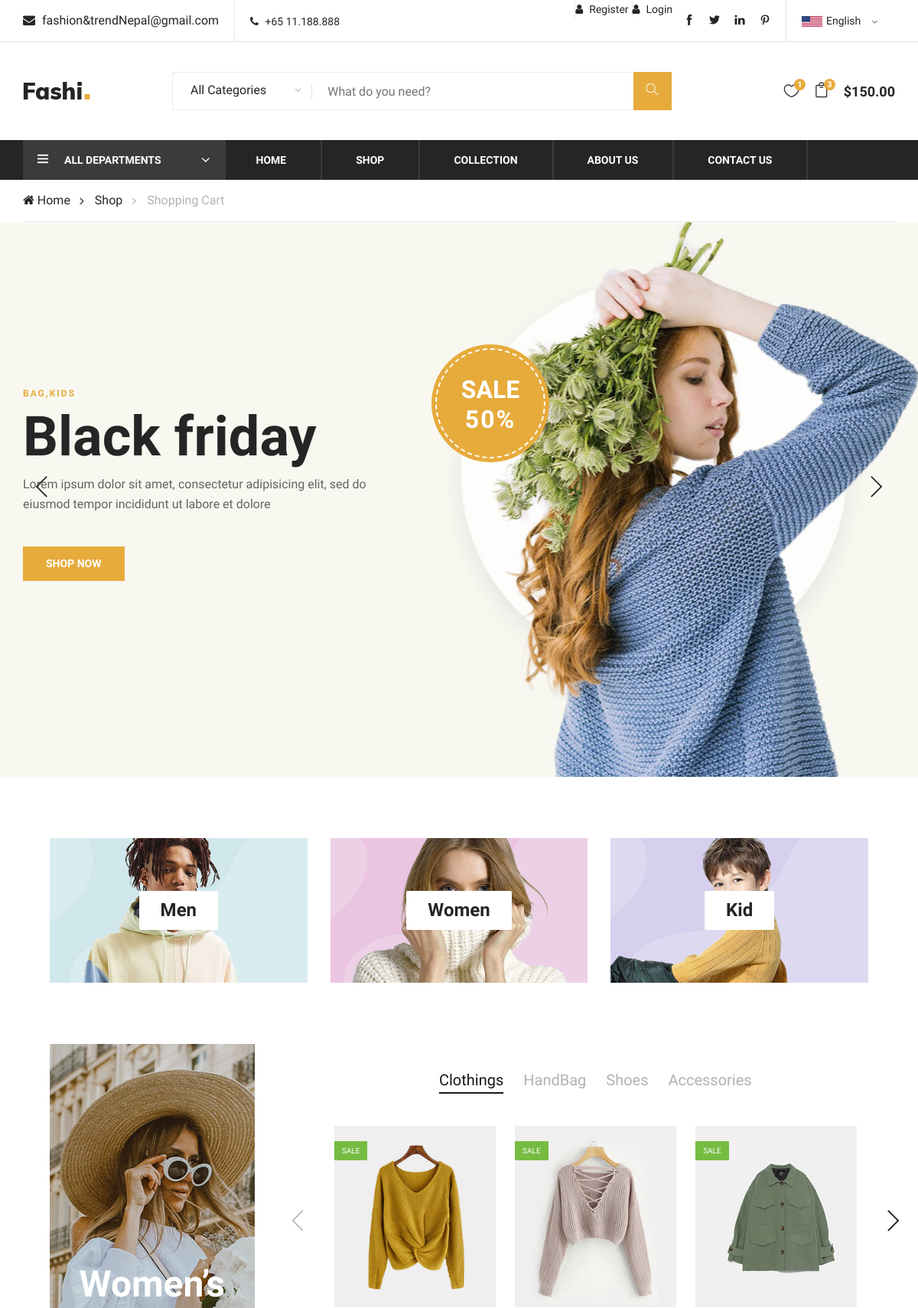
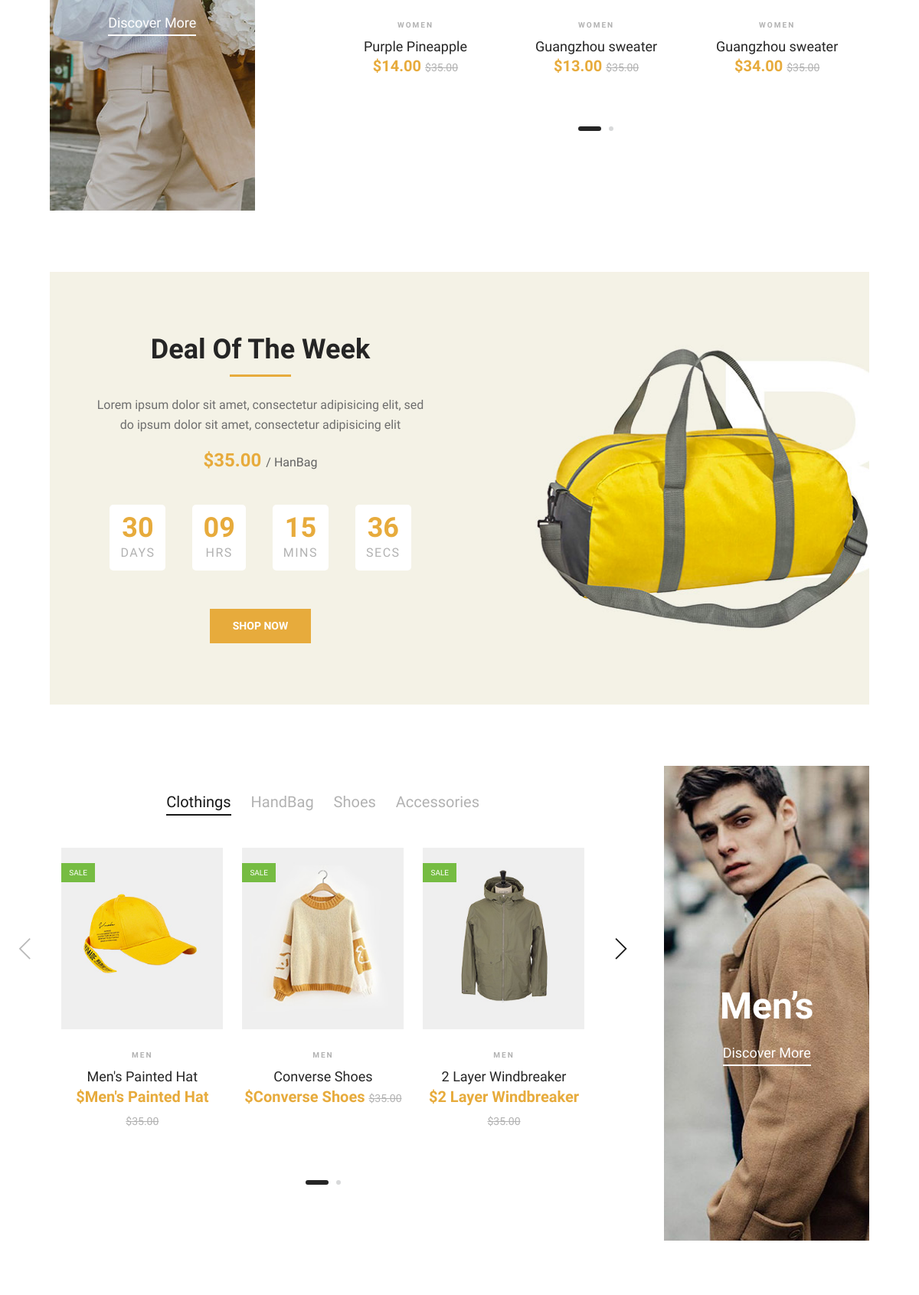
The page / (upper part) on the database its author committed (2 pictures, top to bottom).
### my_project/models.py (models this page shows)
class Category(models.Model):
    name = models.CharField(max_length=200)
    img_path = models.FilePathField(path='./static/img/')
    added_date = models.DateTimeField(auto_now_add=True)
    updated_at = models.DateTimeField(auto_now_add=True)
    def __str__(self):
        return self.name
    class Meta:
        verbose_name_plural = "Categories"

class Product(models.Model):
    name = models.CharField(max_length=200)
    price = models.DecimalField(max_digits=7, decimal_places=2)
    img_path = models.FilePathField(path='./static/img/products/')
    description = models.CharField(max_length=500, default="No description")
    category = models.ForeignKey(Category, on_delete=models.CASCADE)
    added_date = models.DateTimeField(auto_now_add=True)
    updated_at = models.DateTimeField(auto_now_add=True)

### my_project/views.py (the view)
# urls.py: 2. Add a URL to urlpatterns:  path('', views.home, name='home')
def home(request):
    categories = Category.objects.all()
    items = Product.objects.all()
    context = {
        'categories': categories,
        'items': items,
    }
    return render(request, 'index.html', context)

### my_project/templates/index.html (shortened to what this page needs)
{% extends 'base.html' %}  {% load static %} {% block content %}
<section class="hero-section">
  <div class="hero-items owl-carousel">
    <div
      class="single-hero-items set-bg"
      data-setbg="{% static 'img/hero-1.jpg'%}"
    >
      <div class="container">
        <div class="row">
          <div class="col-lg-5">
            <span>Bag,kids</span>
            <h1>Black friday</h1>
            <p>
              Lorem ipsum dolor sit amet, consectetur adipisicing elit, sed do
              eiusmod tempor incididunt ut labore et dolore
            </p>
            <a href="#" class="primary-btn">Shop Now</a>
          </div>
        </div>
        <div class="off-card">
          <h2>Sale <span>50%</span></h2>
        </div>
      </div>
    </div>
  </div>
</section>
<div class="banner-section spad">
  <div class="container-fluid">
    <div class="row">
      {% for category in categories %}
      <div class="col-lg-4">
        <div class="single-banner">
          <a href="{% url 'product/category' cid=category.id %}">
            <div class="inner-text">
              <h4>{{ category.name }}</h4>
            </div>
          </a>
        </div>
      </div>
      {% endfor %}
    </div>
  </div>
</div>
<section class="women-banner spad">
  <div class="container-fluid">
    <div class="row">
      <div class="col-lg-3">
        <div
          class="product-large set-bg"
          data-setbg="{% static 'img/products/women-large.jpg' %}"
        >
          <h2>Women’s</h2>
          <a href="#">Discover More</a>
        </div>
      </div>
      <div class="col-lg-8 offset-lg-1">
        <div class="filter-control">
          <ul>
            <li class="active">Clothings</li>
            <li>HandBag</li>
            <li>Shoes</li>
            <li>Accessories</li>
          </ul>
        </div>
        <div class="product-slider owl-carousel">
          {% for item in items %} {% if item.category_id == 2 %}
          <div class="product-item">
            <div class="pi-pic">
              <img src="{{ item.img_path }}" alt="{{ item.name }}" />
              <div class="sale">Sale</div>
            </div>
            <div class="pi-text">
              <div class="catagory-name">{{ item.category }}</div>
              <a href="#">
                <h5>{{ item.name }}</h5>
              </a>
              <div class="product-price">
                ${{ item.price }}
                <span>$35.00</span>
              </div>
            </div>
          </div>
          {% endif %} {% endfor %}
        </div>
      </div>
    </div>
  </div>
</section>
<section
  class="deal-of-week set-bg spad"
  data-setbg="{% static 'img/time-bg.jpg' %}"
>
  <div class="container">
    <div class="col-lg-6 text-center">
      <div class="section-title">
        <h2>Deal Of The Week</h2>
        <p>
          Lorem ipsum dolor sit amet, consectetur adipisicing elit, sed<br />
          do ipsum dolor sit amet, consectetur adipisicing elit
        </p>
        <div class="product-price">
          $35.00
          <span>/ HanBag</span>
        </div>
      </div>
      <div class="countdown-timer" id="countdown">
      </div>
      <a href="#" class="primary-btn">Shop Now</a>
    </div>
  </div>
</section>
<section class="man-banner spad">
  <div class="container-fluid">
    <div class="row">
      <div class="col-lg-8">
        <div class="filter-control">
          <ul>
            <li class="active">Clothings</li>
            <li>HandBag</li>
            <li>Shoes</li>
            <li>Accessories</li>
          </ul>
        </div>
        <div class="product-slider owl-carousel">
          {% for item in items %} {% if item.category_id == 1 %}
          <div class="product-item">
            <div class="pi-pic">
              <img src="{{ item.img_path }}" alt="{{ item.name }}" />
              <div class="sale">Sale</div>
            </div>
            <div class="pi-text">
              <div class="catagory-name">{{ item.category }}</div>
              <a href="#">
                <h5>{{ item.name }}</h5>
              </a>
              <div class="product-price">
                ${{ item.name }}
                <span>$35.00</span>
              </div>
            </div>
          </div>
          {% endif %} {% endfor %}
        </div>
      </div>
      <div class="col-lg-3 offset-lg-1">
        <div
          class="product-large set-bg m-large"
          data-setbg="{% static 'img/products/man-large.jpg' %}"
        >
          <h2>Men’s</h2>
          <a href="#">Discover More</a>
        </div>
      </div>
    </div>
  </div>
</section>
{% endblock %}

### rows shown on the page
Category: name "Men"
Category: name "Women"
Category: name "Kid"
Product: img_path (picture), category "WOMEN", name "Purple Pineapple", price "14.00"
Product: img_path (picture), category "WOMEN", name "Guangzhou sweater", price "13.00"
Product: img_path (picture), category "WOMEN", name "Guangzhou sweater", price "34.00"
Product: img_path (picture), category "MEN", name "Men's Painted Hat"
Product: img_path (picture), category "MEN", name "Converse Shoes"
Product: img_path (picture), category "MEN", name "2 Layer Windbreaker"
